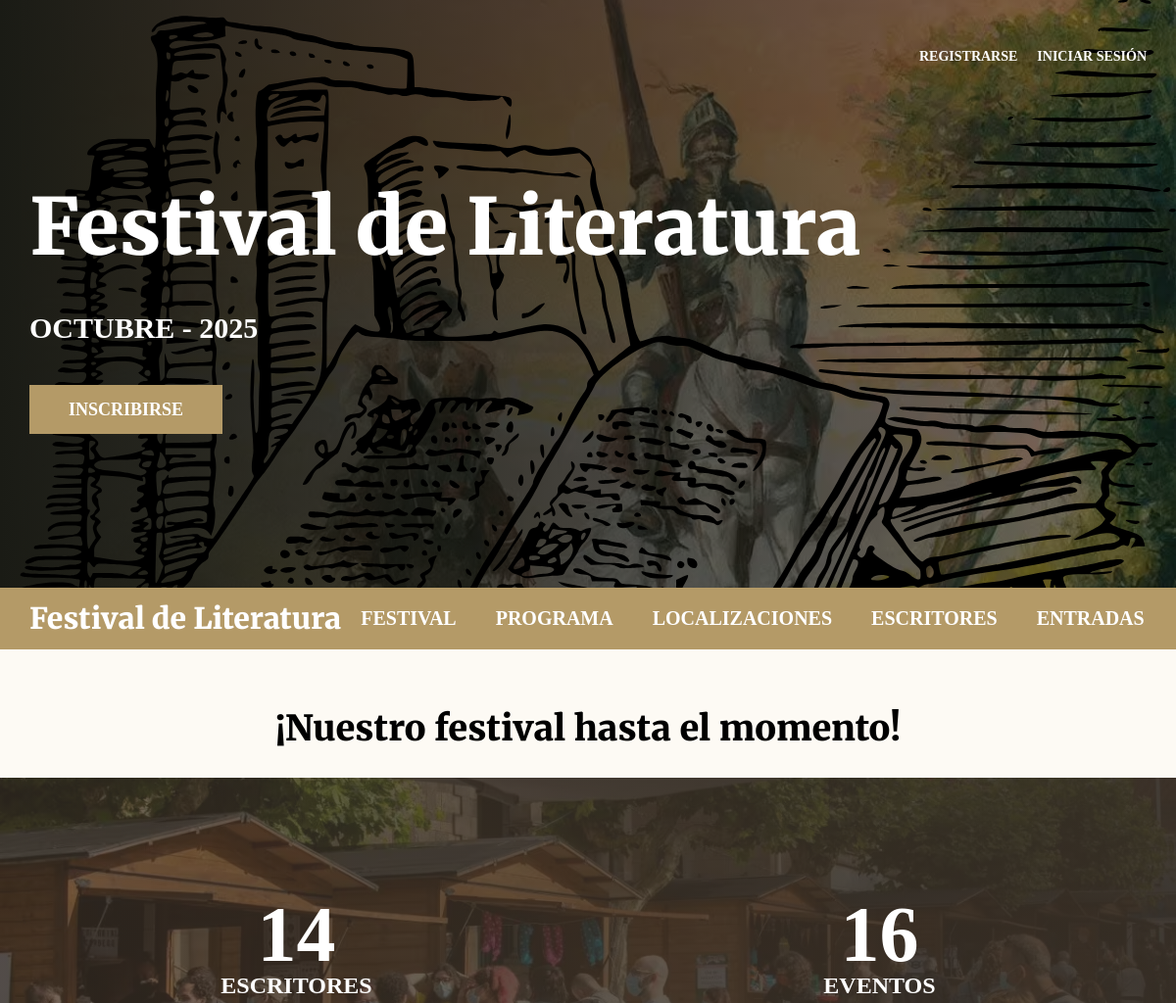
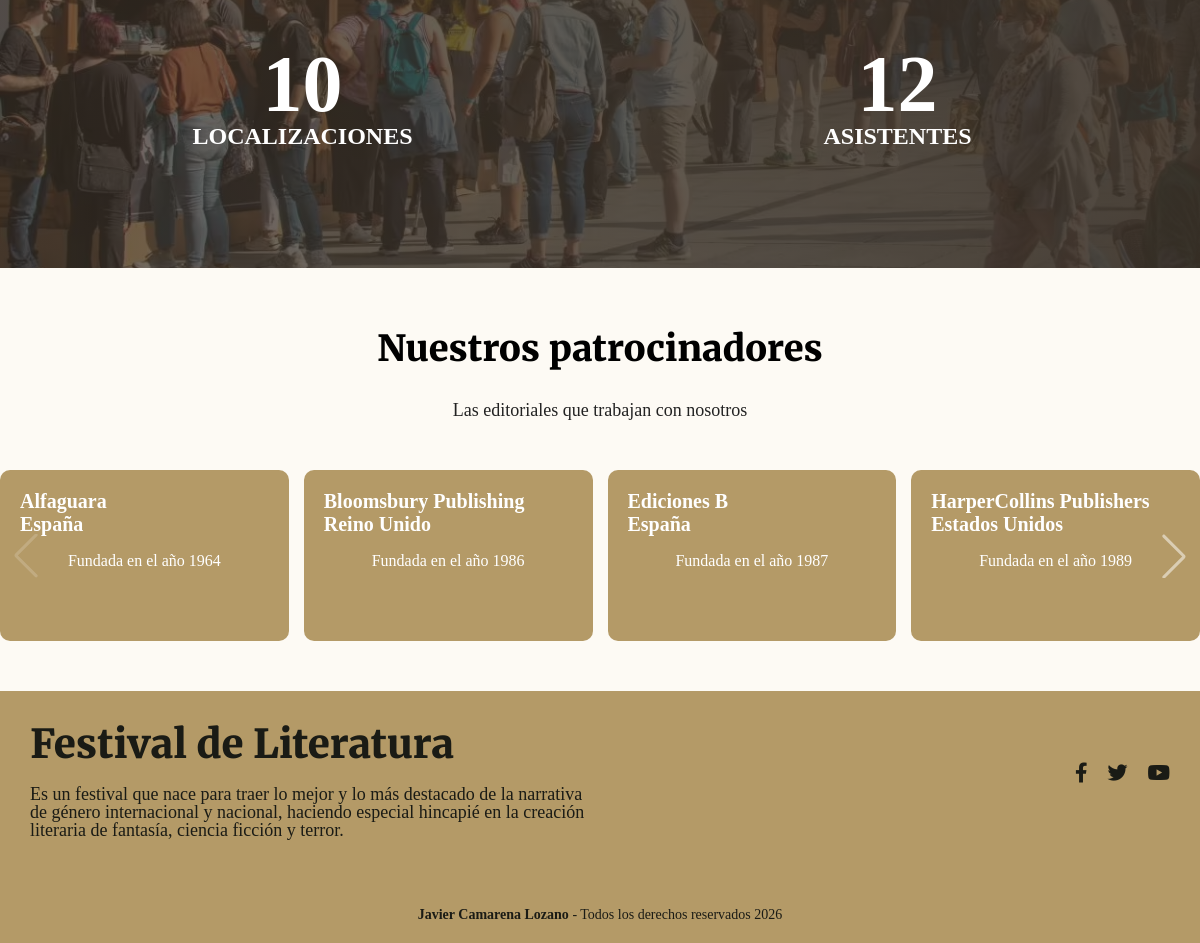
The page / on the database its author committed (2 pictures, top to bottom).
### tables this page shows
CREATE TABLE editoriales (
  id_editorial   INT UNSIGNED  NOT NULL AUTO_INCREMENT,
  nombre         VARCHAR(150)  NOT NULL,
  pais           VARCHAR(100)  NOT NULL,
  anio_fundacion SMALLINT      NULL,   
  PRIMARY KEY (id_editorial),
  KEY idx_editoriales_nombre (nombre)
);

### controllers/PaginasController.php (called while the page is built, shortened)
<?php
class PaginasController {
    public static function index(Router $router) {
        $escritores = Escritor::total();
        $localizaciones = Localizacion::total();
        $eventos = Evento::total();
        $registros = Registro::total();
        $editoriales = Editorial::ordenar('nombre', 'ASC');
        $router->render('paginas/index', [
            'titulo' => 'Inicio',
            'eventos' => $eventos,
            'escritores' => $escritores,
            'localizaciones' => $localizaciones,
            'registros' => $registros,
            'editoriales' => $editoriales,
        ]);
    }
}

### public/index.php (called while the page is built, shortened)
<?php
$router = new Router();
$router->get('/login', [AuthController::class, 'login']);
$router->post('/login', [AuthController::class, 'login']);
$router->post('/logout', [AuthController::class, 'logout']);
$router->get('/registro', [AuthController::class, 'registro']);
$router->post('/registro', [AuthController::class, 'registro']);
$router->get('/admin/dashboard', [DashboardController::class, 'index']);
$router->get('/admin/registros', [RegistrosController::class, 'index']);
$router->post('/admin/registros/eliminar', [RegistrosController::class, 'eliminar']);
$router->get('/admin/eventos', [EventosController::class, 'index']);
$router->get('/admin/eventos/crear', [EventosController::class, 'crear']);
$router->post('/admin/eventos/crear', [EventosController::class, 'crear']);
$router->get('/admin/eventos/editar', [EventosController::class, 'editar']);
$router->post('/admin/eventos/editar', [EventosController::class, 'editar']);
$router->post('/admin/eventos/eliminar', [EventosController::class, 'eliminar']);
$router->get('/admin/escritores', [EscritoresController::class, 'index']);
$router->get('/admin/escritores/crear', [EscritoresController::class, 'crear']);
$router->post('/admin/escritores/crear', [EscritoresController::class, 'crear']);
$router->get('/admin/escritores/editar', [EscritoresController::class, 'editar']);
$router->post('/admin/escritores/editar', [EscritoresController::class, 'editar']);
$router->post('/admin/escritores/eliminar', [EscritoresController::class, 'eliminar']);
$router->get('/admin/libros', [LibrosController::class, 'index']);
$router->get('/admin/libros/crear', [LibrosController::class, 'crear']);
$router->post('/admin/libros/crear', [LibrosController::class, 'crear']);
$router->get('/admin/libros/editar', [LibrosController::class, 'editar']);
$router->post('/admin/libros/editar', [LibrosController::class, 'editar']);
$router->post('/admin/libros/eliminar', [LibrosController::class, 'eliminar']);
$router->get('/admin/editoriales', [EditorialesController::class, 'index']);
$router->get('/admin/editoriales/crear', [EditorialesController::class, 'crear']);
$router->post('/admin/editoriales/crear', [EditorialesController::class, 'crear']);
$router->get('/admin/editoriales/editar', [EditorialesController::class, 'editar']);
$router->post('/admin/editoriales/editar', [EditorialesController::class, 'editar']);
$router->post('/admin/editoriales/eliminar', [EditorialesController::class, 'eliminar']);
$router->get('/admin/localizaciones', [LocalizacionesController::class, 'index']);
$router->get('/admin/localizaciones/crear', [LocalizacionesController::class, 'crear']);
$router->post('/admin/localizaciones/crear', [LocalizacionesController::class, 'crear']);
$router->get('/admin/localizaciones/editar', [LocalizacionesController::class, 'editar']);
$router->post('/admin/localizaciones/editar', [LocalizacionesController::class, 'editar']);
$router->post('/admin/localizaciones/eliminar', [LocalizacionesController::class, 'eliminar']);
$router->get('/admin/categorias', [CategoriasController::class, 'index']);
$router->get('/admin/categorias/crear', [CategoriasController::class, 'crear']);
$router->post('/admin/categorias/crear', [CategoriasController::class, 'crear']);
$router->get('/admin/categorias/editar', [CategoriasController::class, 'editar']);
$router->post('/admin/categorias/editar', [CategoriasController::class, 'editar']);
$router->post('/admin/categorias/eliminar', [CategoriasController::class, 'eliminar']);
$router->get('/', [PaginasController::class, 'index']);
$router->get('/festival', [PaginasController::class, 'festival']);
$router->get('/programa', [PaginasController::class, 'programa']);
$router->get('/localizaciones', [PaginasController::class, 'localizaciones']);
$router->get('/escritores', [PaginasController::class, 'escritores']);
$router->get('/entradas', [PaginasController::class, 'entradas']);
$router->post('/entradas', [PaginasController::class, 'entradas']);
$router->get('/404', [PaginasController::class, 'error']);
$router->get('/mis-entradas', [\Controllers\PaginasController::class, 'misEntradas']);
$router->post('/mis-entradas', [\Controllers\PaginasController::class, 'misEntradas']);
$router->comprobarRutas();

### models/ActiveRecord.php (called while the page is built, shortened)
<?php
class ActiveRecord {
    protected static $db;
    protected static $tabla = '';
    protected static $columnasDB = [];
    protected static $idColumn = 'id';
    public function __get(string $propiedad) {
        $metodo = 'get' . str_replace(' ', '', ucwords(str_replace('_', ' ', $propiedad)));
        if (method_exists($this, $metodo)) {
            return $this->$metodo();
        }
        return null;
    }
    public static function setDB($database) {
        self::$db = $database;
    }
    public static function consultarSQL($query) {
        $resultado = self::$db->query($query);
        $array = [];
        while ($registro = $resultado->fetch_assoc()) {
            $array[] = static::crearObjeto($registro);
        }
        return $array;
    }
    protected static function crearObjeto($registro) {
    $objeto = new static;
    foreach ($registro as $key => $value) {
        $v = $value;
        try {
            $prop = new \ReflectionProperty($objeto, $key);
            $type = $prop->getType();
            if ($type instanceof \ReflectionNamedType) {
                $typeName   = $type->getName();
                $allowsNull = $type->allowsNull();
                if ($typeName === 'int') {
                    if ($v === null) {
                        $v = $allowsNull ? null : 0;
                    } else {
                        $v = (int)$v;
                    }
                } elseif ($typeName === 'float') {
                    if ($v === null) {
                        $v = $allowsNull ? null : 0.0;
                    } else {
                        $v = (float)$v;
                    }
                } elseif ($typeName === 'string') {
                    if ($v === null && !$allowsNull) {
                        $v = '';
                    }
                }
            }
        } catch (\ReflectionException $e) {
        }
        $objeto->$key = $v;
    }
    return $objeto;
}
    public static function ordenar(?string $columna, string $orden = 'ASC'): array
    {
        $orden = strtoupper($orden);
        $pk = static::$idColumn;
        $col = $columna && in_array($columna, static::$columnasDB, true) ? $columna : $pk;
        $query = "SELECT * FROM " . static::$tabla . " ORDER BY {$col} {$orden}";
        return self::consultarSQL($query);
    }
    public static function total(?string $columna = null, $valor = null): int
    {
        $query = "SELECT COUNT(*) AS total FROM " . static::$tabla;
        $resultado = self::$db->query($query);
        $fila = $resultado->fetch_assoc();
        return (int)($fila['total'] ?? 0);
    }
}

### models/Editorial.php (called while the page is built, shortened)
<?php
class Editorial extends ActiveRecord {
    protected string $nombre = '';
    protected string $pais = '';
    protected ?int $anio_fundacion = null;
    public function __construct($args = [])
    {
        $this->nombre = trim($args['nombre'] ?? '');
        $this->pais   = trim($args['pais'] ?? '');
        $this->anio_fundacion = $args['anio_fundacion'] ?? null;
    }
    public function getNombre(): string {
        return $this->nombre;
    }
    public function getPais(): string {
        return $this->pais;
    }
    public function getAnioFundacion(): ?int {
        return $this->anio_fundacion;
    }
}

### views/paginas/index.php (the view)
<main>
    <h2 class="programa__heading">¡Nuestro festival hasta el momento!</h2>
    <section class="resumen">
        <div class="resumen__grid">
            <div class="resumen__bloque">
                <p class="resumen__texto resumen__texto--numero"><?php echo $escritores ?? 0; ?></p>
                <p class="resumen__texto">Escritores</p>
            </div>
            <div class="resumen__bloque">
                <p class="resumen__texto resumen__texto--numero"><?php echo $eventos ?? 0; ?></p>
                <p class="resumen__texto">Eventos</p>
            </div>
            <div class="resumen__bloque">
                <p class="resumen__texto resumen__texto--numero"><?php echo $localizaciones ?? 0; ?></p>
                <p class="resumen__texto">Localizaciones</p>
            </div>
            <div class="resumen__bloque">
                <p class="resumen__texto resumen__texto--numero"><?php echo $registros ?? 0; ?></p>
                <p class="resumen__texto">Asistentes</p>
            </div>
        </div>
    </section>
    <section>
        <h2 class="programa__heading">Nuestros patrocinadores</h2>
        <p class="programa__descripcion">Las editoriales que trabajan con nosotros</p>
        <div class="eventos">
            <div class="eventos__listado slider swiper">
                <div class="swiper-wrapper">
                    <?php foreach($editoriales as $editorial ) { ?>
                        <div class="evento  swiper-slide">
                            <div class="evento__informacion">
                                <h4 class="evento__titulo"><?php echo $editorial->nombre; ?></h4>
                                <h4 class="evento__titulo"><?php echo $editorial->pais; ?></h4>
                                <p class="evento__descripcion">Fundada en el año <?php echo $editorial->anio_fundacion; ?></p>
                            </div>
                        </div>
                    <?php } ?>
                </div>
                <div class="swiper-button-next"></div>
                <div class="swiper-button-prev"></div>
            </div>
        </div>
    </section>
</main>

### public/build/css/app.css (style rules this page uses)
html { line-height: 1.15; -webkit-text-size-adjust: 100%; }
body { margin: 0; }
main { display: block; }
html { font-size: 62.5%; box-sizing: border-box; background-color: #fdfaf4; height: 100%; }
*, *:before, *:after { box-sizing: inherit; }
body { font-family: serif; font-size: 1.8rem; }
h1, h2, h3 { font-family: "Merriweather", serif; font-weight: 900; margin: 2rem 0; }
h2 { font-size: 3.6rem; }
[class$=__heading] { font-family: "Merriweather", serif; font-weight: 900; margin: 2rem 0; margin: 6rem 0 3rem 0; text-align: center; }
[class$=__descripcion] { text-align: center; font-size: 1.8rem; font-weight: 300; color: #222222; margin-bottom: 5rem; }
.eventos .swiper-button-next, .eventos .swiper-button-prev { color: rgba(255, 255, 255, 0.5); }
.evento__informacion { padding: 2rem; border-radius: 1rem; background-color: #b49a67; color: #ffffff; transition: 300ms background-color ease; }
.evento__titulo { font-size: 2rem; margin: 0; display: -webkit-box; -webkit-line-clamp: 1; -webkit-box-orient: vertical; overflow: hidden; }
.evento__descripcion { font-size: 1.6rem; color: #ffffff; }
.resumen { background-image: linear-gradient(to right, rgba(59, 50, 40, 0.7), rgba(59, 50, 40, 0.9)), url(../img/resumen.jpg); background-image: linear-gradient(to right, rgba(59, 50, 40, 0.7), rgba(59, 50, 40, 0.9)), -webkit-image-set(url("../img/resumen.avif") 1x, url("../img/resumen.webp") 1x, url("../img/resumen.jpg") 1x); background-image: linear-gradient(to right, rgba(59, 50, 40, 0.7), rgba(59, 50, 40, 0.9)), image-set(url("../img/resumen.avif") 1x, url("../img/resumen.webp") 1x, url("../img/resumen.jpg") 1x); padding: 12rem 0; background-size: cover; background-position: center; }
.resumen__grid { width: min(95%, 120rem); margin: 0 auto; display: grid; gap: 5rem; grid-template-columns: repeat(1, 1fr); }
@media (min-width: 768px) { .resumen__grid { display: grid; gap: 5rem; grid-template-columns: repeat(2, 1fr); } }
.resumen__bloque { text-align: center; color: #ffffff; }
.resumen__texto, .resumen__texto--numero { font-weight: 900; line-height: 1; margin: 0; font-size: 2.4rem; text-transform: uppercase; }
.resumen__texto--numero { font-size: 8rem; }

### rows shown on the page
editoriales: nombre "Alfaguara", pais "España", anio_fundacion "1964"
editoriales: nombre "Bloomsbury Publishing", pais "Reino Unido", anio_fundacion "1986"
editoriales: nombre "Ediciones B", pais "España", anio_fundacion "1987"
editoriales: nombre "HarperCollins Publishers", pais "Estados Unidos", anio_fundacion "1989"

### other values the page prints
$escritores "14"
$eventos "16"
$localizaciones "10"
$registros "12"
